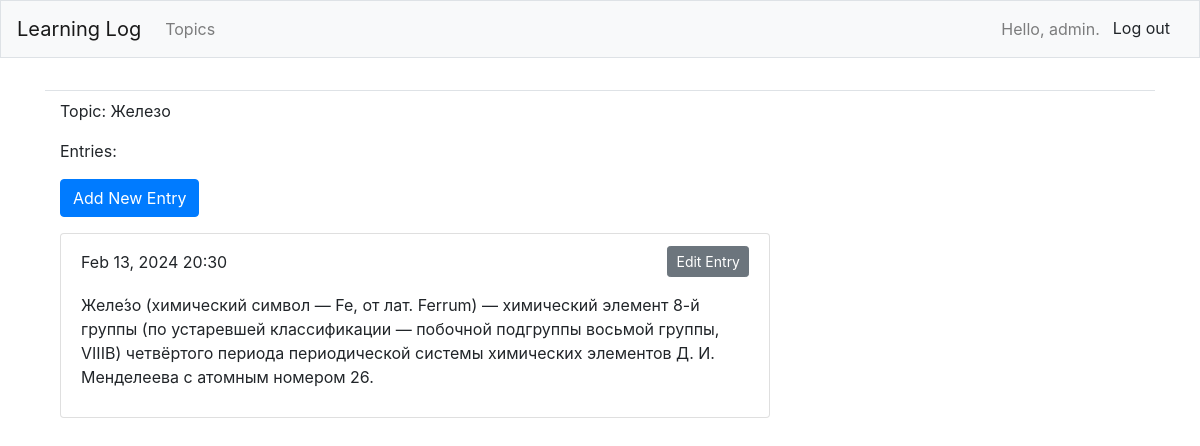
The page /topics/2/ (signed in) on the database its author committed.
### learning_logs/models.py (models this page shows, shortened)
class Topic(models.Model):
    text = models.CharField(max_length=200)
    date_added = models.DateTimeField(auto_now_add=True)
    owner = models.ForeignKey(User, on_delete=models.CASCADE)
    def __str__(self):
        return self.text

class Entry(models.Model):
    topic = models.ForeignKey(Topic, on_delete=models.CASCADE)
    text = models.TextField()
    date_added = models.DateTimeField(auto_now_add=True)
    class Meta:
        verbose_name_plural = 'entries'

### learning_logs/views.py (the view)
# urls.py: path('topics/<int:topic_id>/', views.topic, name='topic'),
@login_required
def topic(request, topic_id):
    topic = Topic.objects.get(id=topic_id)
    if topic.owner != request.user:
        raise Http404
    entries = topic.entry_set.order_by('-date_added')
    context = {'topic': topic, 'entries': entries}
    return render(request, 'learning_logs/topic.html', context)

### learning_logs/templates/learning_logs/topic.html
{% extends 'learning_logs/base.html' %}
{% block content %}
    <div class="container">
        <div class="row">
            <div class="col-md-8">
                <p>Topic: {{ topic }}</p>
                <p>Entries:</p>
                <p>
                    <a href="{% url 'learning_logs:new_entry' topic.id %}" class="btn btn-primary">Add New Entry</a>
                </p>
                <ul class="list-group">
                {% for entry in entries %}
                    <li class="list-group-item">
                        <div class="d-flex justify-content-between align-items-center">
                            <span>{{ entry.date_added|date:'M d, Y H:i' }}</span>
                            <span>
                                <a href="{% url 'learning_logs:edit_entry' entry.id %}" class="btn btn-sm btn-secondary">Edit Entry</a>
                            </span>
                        </div>
                        <p>{{ entry.text|linebreaks }}</p>
                    </li>
                {% empty %}
                    <li class="list-group-item">There are no entries for this topic yet ¯\_(ツ)_/¯</li>
                {% endfor %}
                </ul>
            </div>
        </div>
    </div>
{% endblock content %}

### learning_logs/templates/learning_logs/base.html (shortened to what this page needs)
{% load bootstrap4 %}
<!DOCTYPE html>
<html lang="en">
<head>
    {% bootstrap_css %}
</head>
<body>
<nav class="navbar navbar-expand-md navbar-light bg-light mb-4 border">
    <a class="navbar-brand" href="{% url 'learning_logs:index' %}">
        Learning Log
    </a>
    <div class="collapse navbar-collapse" id="navbarCollapse">
        <ul class="navbar-nav mr-auto">
            <li class="nav-item">
                <a class="nav-link" href="{% url 'learning_logs:topics' %}">
                    Topics
                </a>
            </li>
        </ul>
        <ul class="navbar-nav ml-auto">
            {% if user.is_authenticated %}
                <li class="nav-item">
                    <span class="navbar-text"> Hello, {{ user.username }}.</span>
                </li>
                <li class="nav-item">
                    <form action="{% url 'users:logout' %}" method="post">
                        <button type="submit" class="btn btn-light">Log out</button>
                    </form>
                </li>
            {% endif %}
        </ul>
    </div>
</nav>
<main role="main" class="container">
    <div class="pb-2 mb-2 border-bottom">
    </div>
    <div>
        {% block content %}{% endblock content %}
    </div>
</main>
</body>
</html>

### rows shown on the page
Topic: text "Железо"
Entry: date_added "Feb 13, 2024 20:30", text "Желе́зо (химический символ — Fe, от лат. Ferrum) — химический элемент 8-й группы (по устаревшей классификации — побочной подгруппы восьмой группы, VIIIB) четвёртого периода периодической системы химических элементов Д. И. Менделеева с атомным номером 26."

### other values the page prints
{{ user.username }} "admin"
